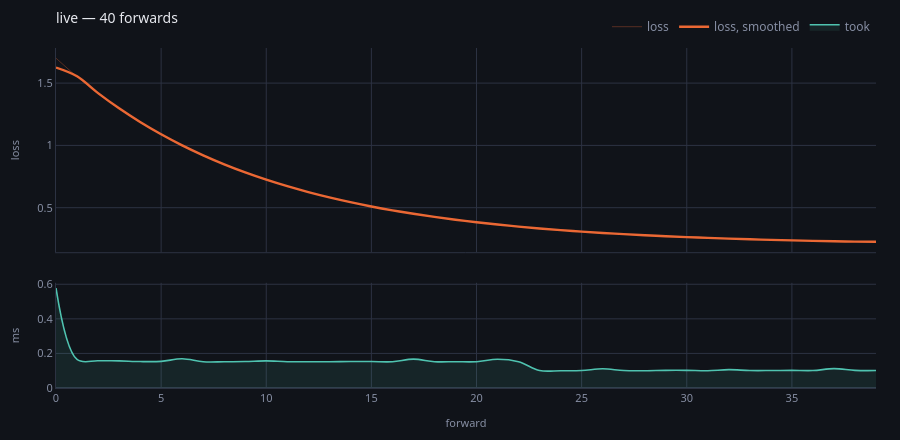

Source (notebook cell):
### Markdown cell above
## The same figure, live

`Live` is handed facts as they happen and fills **the same drawing function**
as `progress`. It can, because a fact read back is the very dict a watcher was
given. A live view and a report written twice are two things that slowly stop
agreeing.

With `ipywidgets` installed, `live.widget()` redraws in place; without one it
still tallies everything and the cell shows the figure at any moment.

### Code cell
live = Live(title="live")

for step in range(40):
    g.forward("the quick brown fox jumps", watching=live)
    live({"fact": "loss", "value": 1.5 * 0.9**step + 0.2})

live

### Figure 1 — Plotly figure (JSON) as saved in the notebook; plotly's stock layout.template omitted (floating-point values rounded to 4 significant figures)
{"data": [{"hovertemplate": "forward %{x}<br>loss %{y:.4g}<extra></extra>", "line": {"color": "#eb6834", "width": 1}, "mode": "lines", "name": "loss", "opacity": 0.32, "type": "scatter", "x": [0, 1, 2, 3, 4, 5, 6, 7, 8, 9, 10, 11, 12, 13, 14, 15, 16, 17, 18, 19, 20, 21, 22, 23, 24, 25, 26, 27, 28, 29, 30, 31, 32, 33, 34, 35, 36, 37, 38, 39], "xaxis": "x", "y": [1.7, 1.55, 1.415, 1.294, 1.184, 1.086, 0.9972, 0.9174, 0.8457, 0.7811, 0.723, 0.6707, 0.6236, 0.5813, 0.5432, 0.5088, 0.478, 0.4502, 0.4251, 0.4026, 0.3824, 0.3641, 0.3477, 0.3329, 0.3196, 0.3077, 0.2969, 0.2872, 0.2785, 0.2707, 0.2636, 0.2572, 0.2515, 0.2464, 0.2417, 0.2375, 0.2338, 0.2304, 0.2274, 0.2246], "yaxis": "y"}, {"hovertemplate": "forward %{x}<br>mean %{y:.4g}<extra></extra>", "line": {"color": "#eb6834", "shape": "spline", "width": 2.4}, "mode": "lines", "name": "loss, smoothed", "type": "scatter", "x": [0, 1, 2, 3, 4, 5, 6, 7, 8, 9, 10, 11, 12, 13, 14, 15, 16, 17, 18, 19, 20, 21, 22, 23, 24, 25, 26, 27, 28, 29, 30, 31, 32, 33, 34, 35, 36, 37, 38, 39], "xaxis": "x", "y": [1.625, 1.555, 1.419, 1.298, 1.188, 1.089, 1.0, 0.9201, 0.8481, 0.7833, 0.725, 0.6725, 0.6252, 0.5827, 0.5444, 0.51, 0.479, 0.4511, 0.426, 0.4034, 0.383, 0.3647, 0.3483, 0.3334, 0.3201, 0.3081, 0.2973, 0.2875, 0.2788, 0.2709, 0.2638, 0.2574, 0.2517, 0.2465, 0.2419, 0.2377, 0.2339, 0.2305, 0.2275, 0.226], "yaxis": "y"}, {"fill": "tozeroy", "fillcolor": "rgba(79,195,176,0.10)", "hovertemplate": "forward %{x}<br>%{y:.1f} ms<extra></extra>", "line": {"color": "#4fc3b0", "shape": "spline", "width": 1.6}, "mode": "lines", "name": "took", "type": "scatter", "x": [0, 1, 2, 3, 4, 5, 6, 7, 8, 9, 10, 11, 12, 13, 14, 15, 16, 17, 18, 19, 20, 21, 22, 23, 24, 25, 26, 27, 28, 29, 30, 31, 32, 33, 34, 35, 36, 37, 38, 39], "xaxis": "x2", "y": [0.578, 0.165, 0.158, 0.157, 0.153, 0.154, 0.169, 0.152, 0.152, 0.153, 0.157, 0.152, 0.152, 0.152, 0.153, 0.153, 0.152, 0.167, 0.152, 0.152, 0.152, 0.166, 0.152, 0.101, 0.1, 0.101, 0.111, 0.101, 0.1, 0.102, 0.102, 0.1, 0.106, 0.101, 0.101, 0.102, 0.101, 0.112, 0.102, 0.101], "yaxis": "y2"}, {"hovertemplate": "forward %{x} broke<extra></extra>", "marker": {"color": "#ef5f6b", "size": 9, "symbol": "x"}, "mode": "markers", "name": "broke", "showlegend": false, "type": "scatter", "x": [], "xaxis": "x", "y": [], "yaxis": "y"}], "layout": {"font": {"color": "#e7e9ef", "family": "system-ui, -apple-system, Segoe UI, Roboto, sans-serif", "size": 12}, "height": 440, "hoverlabel": {"align": "left", "bgcolor": "#1a1e28", "bordercolor": "#2c3242", "font": {"color": "#e7e9ef", "family": "system-ui, -apple-system, Segoe UI, Roboto, sans-serif"}}, "hovermode": "x unified", "legend": {"bgcolor": "rgba(0,0,0,0)", "font": {"color": "#868ea3"}, "orientation": "h", "x": 1, "xanchor": "right", "y": 1.02, "yanchor": "bottom"}, "margin": {"b": 44, "l": 56, "r": 24, "t": 44}, "paper_bgcolor": "#101319", "plot_bgcolor": "#101319", "title": {"font": {"size": 14}, "text": "live — 40 forwards", "x": 0, "xanchor": "left", "xref": "paper", "y": 0.97, "yanchor": "top"}, "xaxis": {"anchor": "y", "domain": [0.0, 1.0], "gridcolor": "#2c3242", "linecolor": "#2c3242", "matches": "x2", "showticklabels": false, "tickfont": {"color": "#868ea3", "size": 11}, "title": {"font": {"color": "#868ea3", "size": 11}}, "zerolinecolor": "#2c3242"}, "xaxis2": {"anchor": "y2", "domain": [0.0, 1.0], "gridcolor": "#2c3242", "linecolor": "#2c3242", "tickfont": {"color": "#868ea3", "size": 11}, "title": {"font": {"color": "#868ea3", "size": 11}, "text": "forward"}, "zerolinecolor": "#2c3242"}, "yaxis": {"anchor": "x", "domain": [0.3994, 1.0], "gridcolor": "#2c3242", "linecolor": "#2c3242", "tickfont": {"color": "#868ea3", "size": 11}, "title": {"font": {"color": "#868ea3", "size": 11}, "text": "loss"}, "zerolinecolor": "#2c3242"}, "yaxis2": {"anchor": "x2", "domain": [0.0, 0.3094], "gridcolor": "#2c3242", "linecolor": "#2c3242", "rangemode": "tozero", "tickfont": {"color": "#868ea3", "size": 11}, "title": {"font": {"color": "#868ea3", "size": 11}, "text": "ms"}, "zerolinecolor": "#2c3242"}}}
